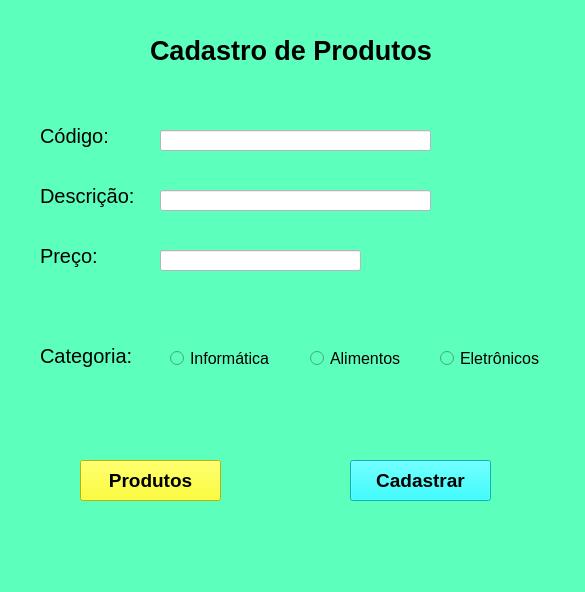
<?xml version="1.0" encoding="UTF-8"?>
<ui version="4.0">
 <class>MainWindow</class>
 <widget class="QMainWindow" name="MainWindow">
  <property name="geometry">
   <rect>
    <x>0</x>
    <y>0</y>
    <width>585</width>
    <height>592</height>
   </rect>
  </property>
  <property name="windowTitle">
   <string>MainWindow</string>
  </property>
  <property name="styleSheet">
   <string notr="true">background-color: rgb(92, 255, 187);</string>
  </property>
  <widget class="QWidget" name="centralwidget">
   <widget class="QLabel" name="label">
    <property name="geometry">
     <rect>
      <x>150</x>
      <y>30</y>
      <width>301</width>
      <height>41</height>
     </rect>
    </property>
    <property name="font">
     <font>
      <pointsize>20</pointsize>
      <weight>75</weight>
      <bold>true</bold>
     </font>
    </property>
    <property name="styleSheet">
     <string notr="true">color:rgb(0,0,0)</string>
    </property>
    <property name="text">
     <string>Cadastro de Produtos</string>
    </property>
   </widget>
   <widget class="QLabel" name="label_2">
    <property name="geometry">
     <rect>
      <x>40</x>
      <y>120</y>
      <width>71</width>
      <height>31</height>
     </rect>
    </property>
    <property name="font">
     <font>
      <pointsize>15</pointsize>
     </font>
    </property>
    <property name="text">
     <string>Código:</string>
    </property>
   </widget>
   <widget class="QLabel" name="label_3">
    <property name="geometry">
     <rect>
      <x>40</x>
      <y>180</y>
      <width>111</width>
      <height>31</height>
     </rect>
    </property>
    <property name="font">
     <font>
      <pointsize>15</pointsize>
     </font>
    </property>
    <property name="text">
     <string>Descrição:</string>
    </property>
   </widget>
   <widget class="QLabel" name="label_4">
    <property name="geometry">
     <rect>
      <x>40</x>
      <y>240</y>
      <width>81</width>
      <height>31</height>
     </rect>
    </property>
    <property name="font">
     <font>
      <pointsize>15</pointsize>
     </font>
    </property>
    <property name="text">
     <string>Preço:</string>
    </property>
   </widget>
   <widget class="QLineEdit" name="lineEdit">
    <property name="geometry">
     <rect>
      <x>160</x>
      <y>130</y>
      <width>271</width>
      <height>21</height>
     </rect>
    </property>
    <property name="styleSheet">
     <string notr="true">background-color: rgb(255, 255, 255);</string>
    </property>
   </widget>
   <widget class="QLineEdit" name="lineEdit_2">
    <property name="geometry">
     <rect>
      <x>160</x>
      <y>190</y>
      <width>271</width>
      <height>21</height>
     </rect>
    </property>
    <property name="styleSheet">
     <string notr="true">background-color: rgb(255, 255, 255);</string>
    </property>
   </widget>
   <widget class="QLineEdit" name="lineEdit_3">
    <property name="geometry">
     <rect>
      <x>160</x>
      <y>250</y>
      <width>201</width>
      <height>21</height>
     </rect>
    </property>
    <property name="styleSheet">
     <string notr="true">background-color: rgb(255, 255, 255);</string>
    </property>
   </widget>
   <widget class="QRadioButton" name="radioButton">
    <property name="geometry">
     <rect>
      <x>170</x>
      <y>350</y>
      <width>111</width>
      <height>17</height>
     </rect>
    </property>
    <property name="font">
     <font>
      <pointsize>12</pointsize>
     </font>
    </property>
    <property name="text">
     <string>Informática</string>
    </property>
   </widget>
   <widget class="QRadioButton" name="radioButton_2">
    <property name="geometry">
     <rect>
      <x>310</x>
      <y>350</y>
      <width>101</width>
      <height>17</height>
     </rect>
    </property>
    <property name="font">
     <font>
      <pointsize>12</pointsize>
     </font>
    </property>
    <property name="text">
     <string>Alimentos</string>
    </property>
   </widget>
   <widget class="QRadioButton" name="radioButton_3">
    <property name="geometry">
     <rect>
      <x>440</x>
      <y>350</y>
      <width>111</width>
      <height>17</height>
     </rect>
    </property>
    <property name="font">
     <font>
      <pointsize>12</pointsize>
     </font>
    </property>
    <property name="text">
     <string>Eletrônicos</string>
    </property>
   </widget>
   <widget class="QLabel" name="label_5">
    <property name="geometry">
     <rect>
      <x>40</x>
      <y>340</y>
      <width>121</width>
      <height>31</height>
     </rect>
    </property>
    <property name="font">
     <font>
      <pointsize>15</pointsize>
     </font>
    </property>
    <property name="text">
     <string>Categoria:</string>
    </property>
   </widget>
   <widget class="QPushButton" name="pushButton">
    <property name="geometry">
     <rect>
      <x>350</x>
      <y>460</y>
      <width>141</width>
      <height>41</height>
     </rect>
    </property>
    <property name="font">
     <font>
      <pointsize>14</pointsize>
      <weight>75</weight>
      <bold>true</bold>
     </font>
    </property>
    <property name="styleSheet">
     <string notr="true">background-color: rgb(0, 255, 255);</string>
    </property>
    <property name="text">
     <string>Cadastrar</string>
    </property>
   </widget>
   <widget class="QPushButton" name="pushButton_2">
    <property name="geometry">
     <rect>
      <x>80</x>
      <y>460</y>
      <width>141</width>
      <height>41</height>
     </rect>
    </property>
    <property name="font">
     <font>
      <pointsize>14</pointsize>
      <weight>75</weight>
      <bold>true</bold>
     </font>
    </property>
    <property name="styleSheet">
     <string notr="true">background-color: rgb(255, 255, 255);
background-color: rgb(255, 255, 0);</string>
    </property>
    <property name="text">
     <string>Produtos</string>
    </property>
   </widget>
  </widget>
  <widget class="QMenuBar" name="menubar">
   <property name="geometry">
    <rect>
     <x>0</x>
     <y>0</y>
     <width>585</width>
     <height>21</height>
    </rect>
   </property>
  </widget>
  <widget class="QStatusBar" name="statusbar"/>
 </widget>
 <resources/>
 <connections/>
</ui>
